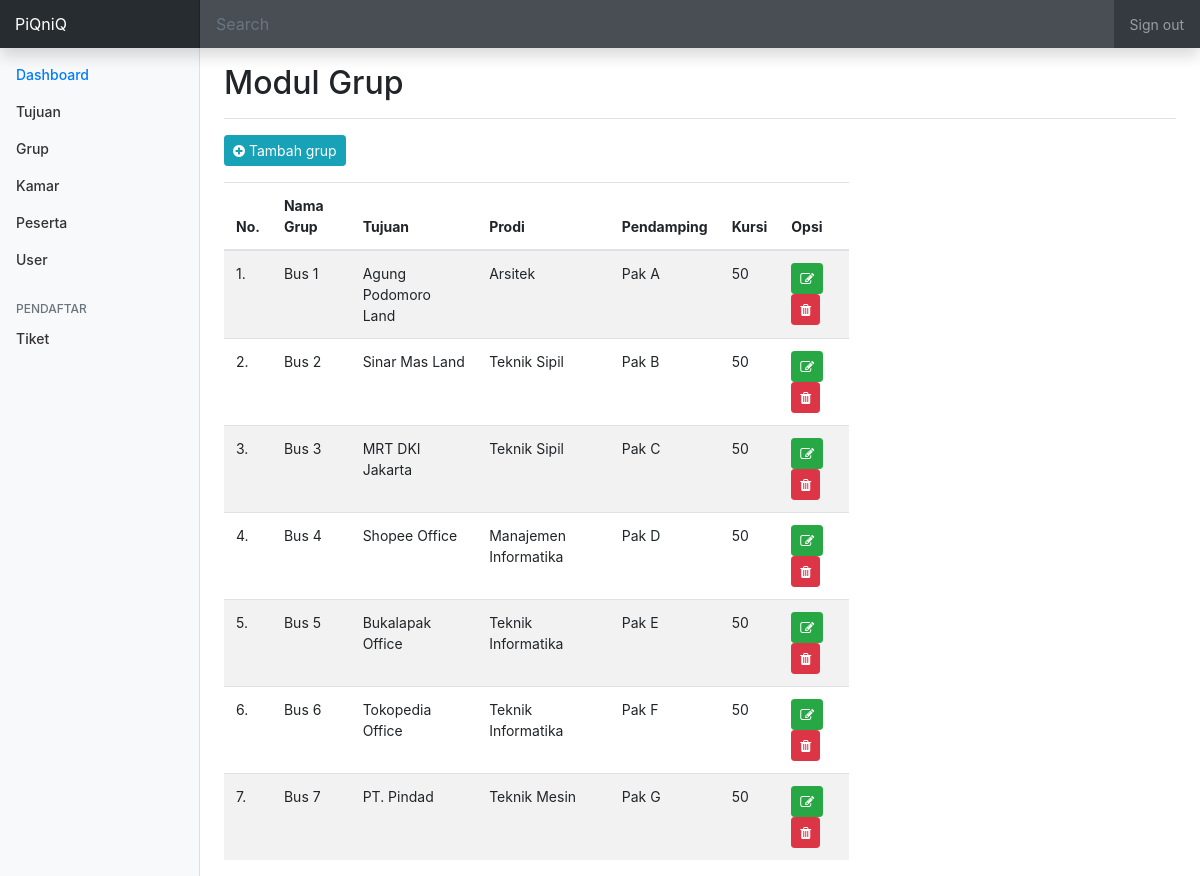
The page /administrator/index.php?modul=grup (signed in) on the database its author committed.
### tables this page shows
CREATE TABLE `grup` (
  `grup_id` int(11) NOT NULL,
  `nama_grup` varchar(10) NOT NULL,
  `tujuan_id` int(11) NOT NULL,
  `pendamping` varchar(50) NOT NULL,
  `seat` int(4) DEFAULT '0',
  `keterangan` text NOT NULL
);

CREATE TABLE `tujuan` (
  `tujuan_id` int(11) NOT NULL,
  `nama_tujuan` varchar(100) NOT NULL,
  `prodi` varchar(100) NOT NULL,
  `image` varchar(255) DEFAULT NULL,
  `keterangan` text NOT NULL
);

### config/config.php (called while the page is built, shortened)
<?php
class Database{
    private $host = "localhost";
    private $user = "root";
    private $pass = "Coyg2018";
    private $dbnm = "piknik";
    public $db;
    public function __construct()
    {
        if(!isset($this->db)){
            $this->db = new mysqli($this->host, $this->user, $this->pass, $this->dbnm);
        }
        return $this->db;
    }
}
?>

### administrator/action/grup.php (called while the page is built, shortened)
<?php
require_once("action/crud.php");
$grup = new Crud();

### administrator/action/crud.php (called while the page is built, shortened)
<?php
include "../config/config.php";
class Crud extends Database
{
    public function getData($query)
    {
        $result = $this->db->query($query);
        $rows = array();
        while ($row = $result->fetch_assoc()) {
            $rows[] = $row;
        }
        return $rows;
    }
}

### administrator/modul/grup.php (the view, shortened to what this page needs)
<?php
require_once("action/grup.php");
?>
<div class="row">
    <div class="col-lg-12">
        <div class="panel panel-default">
            <div class="panel-heading">
                <a href="?modul=grup&act=tambah" class="btn btn-info btn-sm"><i class="fa fa-plus-circle" aria-hidden="true"></i> Tambah grup</a>
            </div>
            <div class="panel-body">
                <div class="row">
                    <div class="col-lg-8">
                    <table id="dataku" class="table table-striped">
                        <thead>
                            <tr>
                                <th>No.</th>
                                <th>Nama Grup</th>
                                <th>Tujuan</th>
                                <th>Prodi</th>
                                <th>Pendamping</th>
                                <th>Kursi</th>
                                <th>Opsi</th>
                            </tr>
                        </thead>
                        <tbody>
                            <?php
                            $query = "SELECT grup.*,tujuan.nama_tujuan,tujuan.prodi FROM grup,tujuan WHERE grup.tujuan_id=tujuan.tujuan_id ORDER BY nama_grup";
                            $data = $grup->getData($query);
                            $no = 1;
                            foreach ($data as $key => $res) {
                                echo'<tr class="odd gradeX">
                                <td>'.$no.'.</td>
                                <td>'.$res['nama_grup'].'</td>
                                <td>'.$res['nama_tujuan'].'</td>
                                <td>'.$res['prodi'].'</td>
                                <td>'.$res['pendamping'].'</td>
                                <td>'.$res['seat'].'</td>
                                <td class="center">
                                    <a href="?modul=grup&act=edit&id='.$res['grup_id'].'" class="btn btn-success btn-sm"><i class="fa fa-edit" aria-hidden="true"></i></a>
                                    <a href="?modul=grup&act=delete&id='.$res['grup_id'].'" class="btn btn-danger btn-sm"><i class="fa fa-trash" aria-hidden="true"></i></a>
                                </td>
                                </tr>';
                                $no++;
                            }
                            ?>
                        </tbody>
                    </table>
                    </div>
                    <div class="col-lg-4">
                    </div>
                </div>
            </div>
        </div>
    </div>
</div>

### assets/css/dashboard.css (style rules this page uses)
body { font-size: .875rem; }

### rows shown on the page
grup: nama_grup "Bus 1", tujuan.nama_tujuan "Agung Podomoro Land", tujuan.prodi "Arsitek", pendamping "Pak A", seat "50"
grup: nama_grup "Bus 2", tujuan.nama_tujuan "Sinar Mas Land", tujuan.prodi "Teknik Sipil", pendamping "Pak B", seat "50"
grup: nama_grup "Bus 3", tujuan.nama_tujuan "MRT DKI Jakarta", tujuan.prodi "Teknik Sipil", pendamping "Pak C", seat "50"
grup: nama_grup "Bus 4", tujuan.nama_tujuan "Shopee Office", tujuan.prodi "Manajemen Informatika", pendamping "Pak D", seat "50"
grup: nama_grup "Bus 5", tujuan.nama_tujuan "Bukalapak Office", tujuan.prodi "Teknik Informatika", pendamping "Pak E", seat "50"
grup: nama_grup "Bus 6", tujuan.nama_tujuan "Tokopedia Office", tujuan.prodi "Teknik Informatika", pendamping "Pak F", seat "50"
grup: nama_grup "Bus 7", tujuan.nama_tujuan "PT. Pindad", tujuan.prodi "Teknik Mesin", pendamping "Pak G", seat "50"

### other values the page prints
$_GET['modul'] "Grup"
